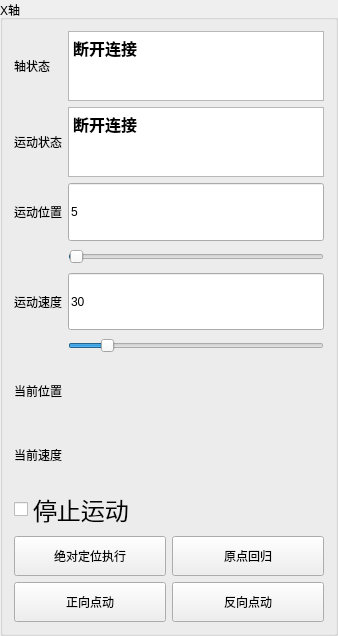
    <widget class="QGroupBox" name="groupBox_X">
     <property name="title">
      <string>X轴</string>
     </property>
     <layout class="QGridLayout" name="gridLayout_4">
      <item row="0" column="0">
       <layout class="QGridLayout" name="gridLayout_3">
        <item row="1" column="0">
         <layout class="QGridLayout" name="gridLayout" rowstretch="0,0,0">
          <item row="1" column="0">
           <widget class="QPushButton" name="btn_X_AbsPositionCommand">
            <property name="sizePolicy">
             <sizepolicy hsizetype="Expanding" vsizetype="Fixed">
              <horstretch>0</horstretch>
              <verstretch>0</verstretch>
             </sizepolicy>
            </property>
            <property name="minimumSize">
             <size>
              <width>0</width>
              <height>40</height>
             </size>
            </property>
            <property name="text">
             <string>绝对定位执行</string>
            </property>
           </widget>
          </item>
          <item row="2" column="1">
           <widget class="QPushButton" name="btn_X_JogReverse">
            <property name="sizePolicy">
             <sizepolicy hsizetype="Expanding" vsizetype="Fixed">
              <horstretch>0</horstretch>
              <verstretch>0</verstretch>
             </sizepolicy>
            </property>
            <property name="minimumSize">
             <size>
              <width>0</width>
              <height>40</height>
             </size>
            </property>
            <property name="text">
             <string>反向点动</string>
            </property>
           </widget>
          </item>
          <item row="1" column="1">
           <widget class="QPushButton" name="btn_X_regressOrigin">
            <property name="sizePolicy">
             <sizepolicy hsizetype="Expanding" vsizetype="Fixed">
              <horstretch>0</horstretch>
              <verstretch>0</verstretch>
             </sizepolicy>
            </property>
            <property name="minimumSize">
             <size>
              <width>0</width>
              <height>40</height>
             </size>
            </property>
            <property name="text">
             <string>原点回归</string>
            </property>
           </widget>
          </item>
          <item row="2" column="0">
           <widget class="QPushButton" name="btn_X_JogForward">
            <property name="sizePolicy">
             <sizepolicy hsizetype="Expanding" vsizetype="Fixed">
              <horstretch>0</horstretch>
              <verstretch>0</verstretch>
             </sizepolicy>
            </property>
            <property name="minimumSize">
             <size>
              <width>0</width>
              <height>40</height>
             </size>
            </property>
            <property name="text">
             <string>正向点动</string>
            </property>
           </widget>
          </item>
          <item row="0" column="0" colspan="2">
           <widget class="QCheckBox" name="chk_X_Stop">
            <property name="font">
             <font>
              <pointsize>18</pointsize>
             </font>
            </property>
            <property name="cursor">
             <cursorShape>PointingHandCursor</cursorShape>
            </property>
            <property name="text">
             <string>停止运动</string>
            </property>
            <property name="iconSize">
             <size>
              <width>12</width>
              <height>12</height>
             </size>
            </property>
            <property name="checked">
             <bool>false</bool>
            </property>
            <property name="autoRepeatInterval">
             <number>100</number>
            </property>
            <property name="tristate">
             <bool>false</bool>
            </property>
           </widget>
          </item>
         </layout>
        </item>
        <item row="0" column="0">
         <layout class="QGridLayout" name="gridLayout_2" rowstretch="2,2,2,1,2,1,2,2" columnstretch="1,0">
          <item row="4" column="0">
           <widget class="QLabel" name="label_7">
            <property name="maximumSize">
             <size>
              <width>16777215</width>
              <height>150</height>
             </size>
            </property>
            <property name="text">
             <string>运动速度</string>
            </property>
           </widget>
          </item>
          <item row="2" column="1">
           <widget class="QLineEdit" name="edit_X_AbsPosition">
            <property name="sizePolicy">
             <sizepolicy hsizetype="Expanding" vsizetype="Expanding">
              <horstretch>0</horstretch>
              <verstretch>0</verstretch>
             </sizepolicy>
            </property>
            <property name="maximumSize">
             <size>
              <width>16777215</width>
              <height>150</height>
             </size>
            </property>
            <property name="text">
             <string>5</string>
            </property>
           </widget>
          </item>
          <item row="6" column="1">
           <widget class="QLabel" name="label_X_CurrentPosition">
            <property name="sizePolicy">
             <sizepolicy hsizetype="Preferred" vsizetype="Preferred">
              <horstretch>0</horstretch>
              <verstretch>0</verstretch>
             </sizepolicy>
            </property>
            <property name="minimumSize">
             <size>
              <width>0</width>
              <height>0</height>
             </size>
            </property>
            <property name="maximumSize">
             <size>
              <width>16777215</width>
              <height>150</height>
             </size>
            </property>
            <property name="text">
             <string/>
            </property>
           </widget>
          </item>
          <item row="4" column="1">
           <widget class="QLineEdit" name="edit_X_AbsSpeed">
            <property name="sizePolicy">
             <sizepolicy hsizetype="Expanding" vsizetype="Preferred">
              <horstretch>0</horstretch>
              <verstretch>0</verstretch>
             </sizepolicy>
            </property>
            <property name="maximumSize">
             <size>
              <width>16777215</width>
              <height>150</height>
             </size>
            </property>
            <property name="text">
             <string>30</string>
            </property>
           </widget>
          </item>
          <item row="2" column="0">
           <widget class="QLabel" name="label_6">
            <property name="sizePolicy">
             <sizepolicy hsizetype="Preferred" vsizetype="Expanding">
              <horstretch>0</horstretch>
              <verstretch>0</verstretch>
             </sizepolicy>
            </property>
            <property name="maximumSize">
             <size>
              <width>16777215</width>
              <height>150</height>
             </size>
            </property>
            <property name="text">
             <string>运动位置</string>
            </property>
           </widget>
          </item>
          <item row="0" column="1">
           <widget class="QTextEdit" name="edit_X_AxisState">
            <property name="sizePolicy">
             <sizepolicy hsizetype="Expanding" vsizetype="Expanding">
              <horstretch>0</horstretch>
              <verstretch>1</verstretch>
             </sizepolicy>
            </property>
            <property name="maximumSize">
             <size>
              <width>16777215</width>
              <height>150</height>
             </size>
            </property>
            <property name="font">
             <font>
              <pointsize>12</pointsize>
              <bold>true</bold>
             </font>
            </property>
            <property name="autoFillBackground">
             <bool>true</bool>
            </property>
            <property name="readOnly">
             <bool>true</bool>
            </property>
            <property name="html">
             <string>&lt;!DOCTYPE HTML PUBLIC &quot;-//W3C//DTD HTML 4.0//EN&quot; &quot;http://www.w3.org/TR/REC-html40/strict.dtd&quot;&gt;
&lt;html&gt;&lt;head&gt;&lt;meta name=&quot;qrichtext&quot; content=&quot;1&quot; /&gt;&lt;meta charset=&quot;utf-8&quot; /&gt;&lt;style type=&quot;text/css&quot;&gt;
p, li { white-space: pre-wrap; }
hr { height: 1px; border-width: 0; }
li.unchecked::marker { content: &quot;\2610&quot;; }
li.checked::marker { content: &quot;\2612&quot;; }
&lt;/style&gt;&lt;/head&gt;&lt;body style=&quot; font-family:'Microsoft YaHei UI'; font-size:12pt; font-weight:700; font-style:normal;&quot;&gt;
&lt;p align=&quot;justify&quot; style=&quot; margin-top:0px; margin-bottom:0px; margin-left:0px; margin-right:0px; -qt-block-indent:0; text-indent:0px;&quot;&gt;断开连接&lt;/p&gt;&lt;/body&gt;&lt;/html&gt;</string>
            </property>
           </widget>
          </item>
          <item row="1" column="1">
           <widget class="QTextEdit" name="edit_X_MotionState">
            <property name="sizePolicy">
             <sizepolicy hsizetype="Expanding" vsizetype="Expanding">
              <horstretch>0</horstretch>
              <verstretch>0</verstretch>
             </sizepolicy>
            </property>
            <property name="minimumSize">
             <size>
              <width>0</width>
              <height>0</height>
             </size>
            </property>
            <property name="maximumSize">
             <size>
              <width>16777215</width>
              <height>150</height>
             </size>
            </property>
            <property name="font">
             <font>
              <pointsize>12</pointsize>
              <bold>true</bold>
             </font>
            </property>
            <property name="layoutDirection">
             <enum>Qt::LeftToRight</enum>
            </property>
            <property name="autoFillBackground">
             <bool>true</bool>
            </property>
            <property name="inputMethodHints">
             <set>Qt::ImhNone</set>
            </property>
            <property name="lineWidth">
             <number>1</number>
            </property>
            <property name="readOnly">
             <bool>true</bool>
            </property>
            <property name="html">
             <string>&lt;!DOCTYPE HTML PUBLIC &quot;-//W3C//DTD HTML 4.0//EN&quot; &quot;http://www.w3.org/TR/REC-html40/strict.dtd&quot;&gt;
&lt;html&gt;&lt;head&gt;&lt;meta name=&quot;qrichtext&quot; content=&quot;1&quot; /&gt;&lt;meta charset=&quot;utf-8&quot; /&gt;&lt;style type=&quot;text/css&quot;&gt;
p, li { white-space: pre-wrap; }
hr { height: 1px; border-width: 0; }
li.unchecked::marker { content: &quot;\2610&quot;; }
li.checked::marker { content: &quot;\2612&quot;; }
&lt;/style&gt;&lt;/head&gt;&lt;body style=&quot; font-family:'Microsoft YaHei UI'; font-size:12pt; font-weight:700; font-style:normal;&quot;&gt;
&lt;p align=&quot;justify&quot; style=&quot; margin-top:0px; margin-bottom:0px; margin-left:0px; margin-right:0px; -qt-block-indent:0; text-indent:0px;&quot;&gt;断开连接&lt;/p&gt;&lt;/body&gt;&lt;/html&gt;</string>
            </property>
           </widget>
          </item>
          <item row="0" column="0">
           <widget class="QLabel" name="label_17">
            <property name="sizePolicy">
             <sizepolicy hsizetype="Expanding" vsizetype="Expanding">
              <horstretch>0</horstretch>
              <verstretch>0</verstretch>
             </sizepolicy>
            </property>
            <property name="maximumSize">
             <size>
              <width>16777215</width>
              <height>150</height>
             </size>
            </property>
            <property name="text">
             <string>轴状态</string>
            </property>
           </widget>
          </item>
          <item row="1" column="0">
           <widget class="QLabel" name="label_16">
            <property name="sizePolicy">
             <sizepolicy hsizetype="Preferred" vsizetype="Expanding">
              <horstretch>0</horstretch>
              <verstretch>0</verstretch>
             </sizepolicy>
            </property>
            <property name="maximumSize">
             <size>
              <width>16777215</width>
              <height>150</height>
             </size>
            </property>
            <property name="text">
             <string>运动状态</string>
            </property>
           </widget>
          </item>
          <item row="5" column="1">
           <widget class="QSlider" name="horizontalSlider_X_AbsSpeed">
            <property name="maximumSize">
             <size>
              <width>16777215</width>
              <height>20</height>
             </size>
            </property>
            <property name="minimum">
             <number>1</number>
            </property>
            <property name="maximum">
             <number>180</number>
            </property>
            <property name="value">
             <number>25</number>
            </property>
            <property name="orientation">
             <enum>Qt::Horizontal</enum>
            </property>
            <property name="invertedControls">
             <bool>false</bool>
            </property>
           </widget>
          </item>
          <item row="3" column="1">
           <widget class="QSlider" name="horizontalSlider_X_AbsPosition">
            <property name="sizePolicy">
             <sizepolicy hsizetype="Expanding" vsizetype="Expanding">
              <horstretch>0</horstretch>
              <verstretch>0</verstretch>
             </sizepolicy>
            </property>
            <property name="maximumSize">
             <size>
              <width>16777215</width>
              <height>20</height>
             </size>
            </property>
            <property name="maximum">
             <number>1000</number>
            </property>
            <property name="singleStep">
             <number>1</number>
            </property>
            <property name="value">
             <number>5</number>
            </property>
            <property name="orientation">
             <enum>Qt::Horizontal</enum>
            </property>
            <property name="invertedAppearance">
             <bool>false</bool>
            </property>
            <property name="invertedControls">
             <bool>false</bool>
            </property>
           </widget>
          </item>
          <item row="7" column="1">
           <widget class="QLabel" name="label_X_CurrentSpeed">
            <property name="sizePolicy">
             <sizepolicy hsizetype="Preferred" vsizetype="Preferred">
              <horstretch>0</horstretch>
              <verstretch>0</verstretch>
             </sizepolicy>
            </property>
            <property name="minimumSize">
             <size>
              <width>0</width>
              <height>0</height>
             </size>
            </property>
            <property name="maximumSize">
             <size>
              <width>16777215</width>
              <height>150</height>
             </size>
            </property>
            <property name="text">
             <string/>
            </property>
           </widget>
          </item>
          <item row="7" column="0">
           <widget class="QLabel" name="label_13">
            <property name="maximumSize">
             <size>
              <width>16777215</width>
              <height>150</height>
             </size>
            </property>
            <property name="text">
             <string>当前速度</string>
            </property>
           </widget>
          </item>
          <item row="6" column="0">
           <widget class="QLabel" name="label_14">
            <property name="maximumSize">
             <size>
              <width>16777215</width>
              <height>150</height>
             </size>
            </property>
            <property name="text">
             <string>当前位置</string>
            </property>
           </widget>
          </item>
         </layout>
        </item>
       </layout>
      </item>
     </layout>
    </widget>
